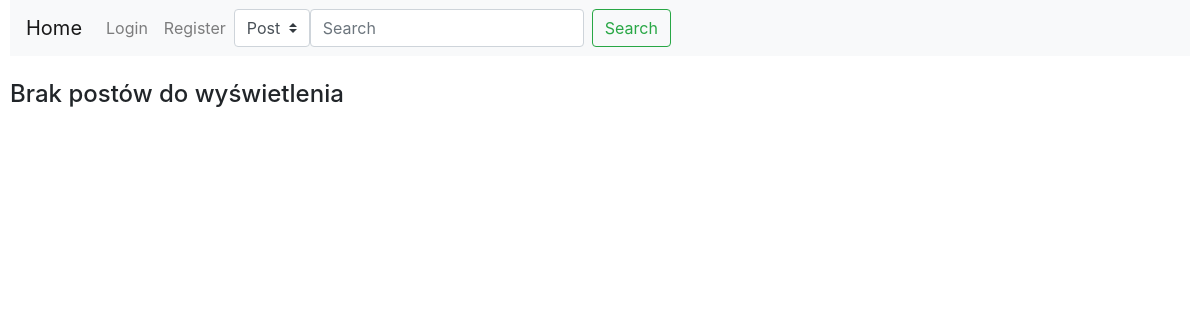
The app's page /, older data.
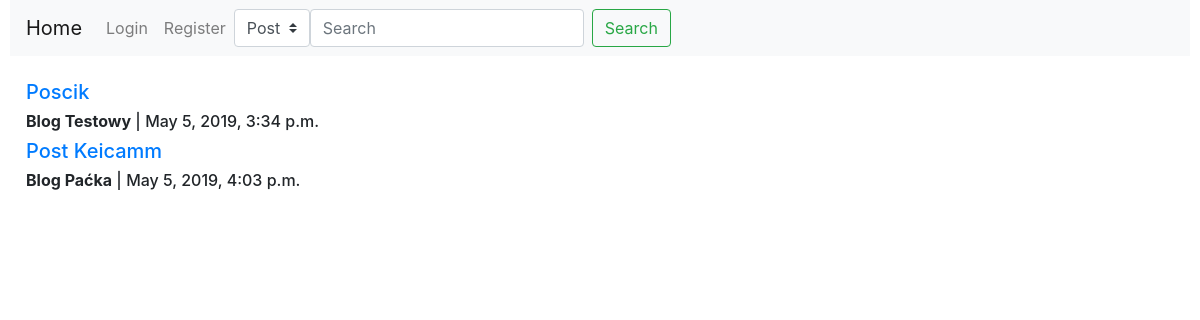
The same page, newer data.
### Blog/models.py (models this page shows)
class Post(models.Model):
    IDPost=models.IntegerField(primary_key=True)
    Tytul=models.CharField(max_length=128)
    Tresc=models.TextField()
    Data=models.DateTimeField(default=timezone.now)
    IDBlog=models.ForeignKey(Blog,on_delete=models.CASCADE)
    Haslo=models.CharField(max_length=8,blank=True)
    Obraz=models.ImageField(upload_to='Obrazki',blank=True)

class Blog(models.Model):
    IDBlog=models.IntegerField(primary_key=True)
    Nazwa=models.CharField(max_length=128)
    IDAutor=models.ForeignKey(User,on_delete=models.CASCADE)

### Blog/views.py (the view)
# urls.py: path('',views.home,name='home'),
def home(request):
    posts = models.Post.objects.all()
    return render(request,"Blog/home.html",{'posts': posts})

### Blog/templates/Blog/home.html (shortened to what this page needs)
{%extends "Blog/base.html"%}
{%block content%}
{%if not posts%}
<h4>Brak postów do wyświetlenia</h4>
{%endif%}
{%for post in posts%}
<div class="media">
        <div class="media-body">
          <a class="nav-item" href="#"><h5 class="mt-0">{{post.Tytul}}</h5></a>
          <h6 class='mt-0'><strong>{{post.IDBlog.Nazwa}}</strong> | {{post.Data}}</h6>
        </div>
      </div>
{%endfor%}
{%endblock content%}

Row changes from the older to the newer data that the page shows:
added Post: Tytul "Poscik", IDBlog.Nazwa "Blog Testowy", Data "May 5, 2019, 3:34 p.m."
added Post: Tytul "Post Keicamm", IDBlog.Nazwa "Blog Paćka", Data "May 5, 2019, 4:03 p.m."
Text that changed along with them:
text no longer shown: "Brak postów do wyświetlenia"
